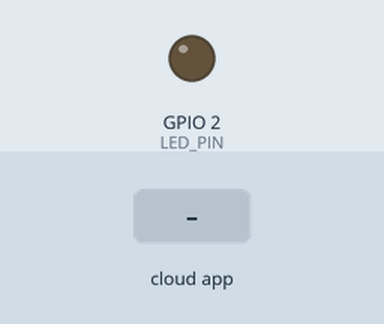
This sketch was run on a simulated ESP8266 (NodeMCU). Parts: output pins drawn as LEDs (lit = HIGH). The test bench sets the inputs (shaded band). WiFi joins after 1.5 s; servers stay silent unless stated; no MQTT or app messages arrive unless stated; what the sketch prints to the serial monitor is not drawn.

Above: at 3.3 s.
3.4 s: the phone or cloud app sets 66644662888aa7f7a2354536 to 1
At 4.3 s:
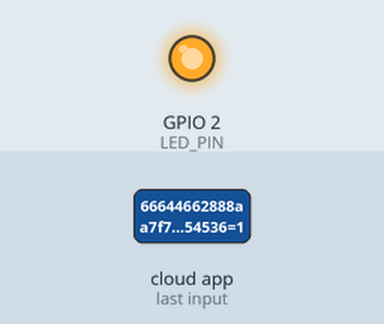
6.4 s: the phone or cloud app sets 66644662888aa7f7a2354536 to 0
At 7.1 s:
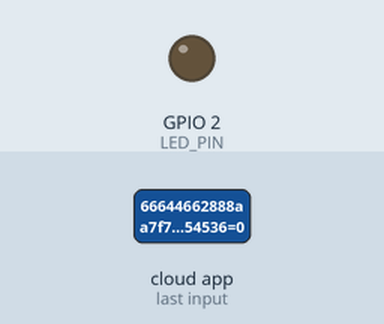
Timing chart, 0 to 9.4 s (numbered marks = the images above; inputs shaded):
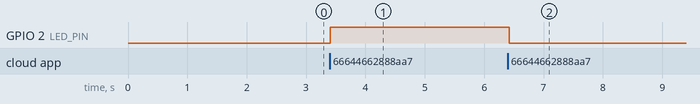

The sketch:

MQTT_PRO.ino
```cpp
#ifdef ESP8266
  #include <ESP8266WiFi.h>     /* WiFi library for ESP8266 */
#else
  #include <WiFi.h>            /* WiFi library for ESP32 */
#endif
#include <MQTT.h>
#include <Arduino.h>
#include "SinricPro.h"
#include "SinricProSwitch.h"

// WiFi credentials
#define WIFI_SSID         "moto g54 5G_3480"
#define WIFI_PASS         "9500697232"

// Sinric Pro credentials
#define APP_KEY           "0dbfaadc-2e5b-447b-b59d-4f453e288beb"
#define APP_SECRET        "50a44a49-a614-47f3-8591-949a4059ccfd-5338ffda-063b-4b5f-a2a3-0540650ce907"
#define DEVICE_ID         "66644662888aa7f7a2354536"

// MQTT credentials
const char mqttUsername[] = "yellowroarer326";
const char mqttPassword[] = "jrSOKfZYGNgdnS7a";

// Pin definitions
#define LED_PIN 2   // D2 (built-in LED for most ESP32 boards)

// MQTT client
WiFiClient net;
MQTTClient client(256); // Buffer size can be adjusted if needed

// MQTT topics
const char* ledControlTopics = "/led/control";
const char* ledStatusTopics = "/led/status";

// State tracking to avoid unnecessary updates
bool ledState = false;
bool updateFromMQTT = false;
bool updateFromSinricPro = false;

void connectWiFi() {
  Serial.print("Connecting to WiFi...");
  WiFi.begin(WIFI_SSID, WIFI_PASS);
  while (WiFi.status() != WL_CONNECTED) {
    Serial.print(".");
    delay(1000);
  }
  Serial.printf(" connected!\n[WiFi]: IP-Address is %s\n", WiFi.localIP().toString().c_str());
}

void connectMQTT() {
  Serial.print("Connecting to MQTT...");
  while (!client.connect("ESP32Client", mqttUsername, mqttPassword)) {
    Serial.print(".");
    delay(1000);
  }
  Serial.println(" Connected to MQTT!");
  client.subscribe(ledControlTopics);
}

void messageReceived(String &topic, String &payload) {
  Serial.println("Incoming: " + topic + " - " + payload);

  if (topic == ledControlTopics) {
    if (payload == "b1 - on") {
      ledState = true;
      updateFromMQTT = true;
      digitalWrite(LED_PIN, HIGH); // Turn on LED
      client.publish(ledStatusTopics, "B1 ON");
      SinricProSwitch& mySwitch = SinricPro[DEVICE_ID];
      mySwitch.sendPowerStateEvent(ledState);
    } else if (payload == "b1 - off") {
      ledState = false;
      updateFromMQTT = true;
      digitalWrite(LED_PIN, LOW); // Turn off LED
      client.publish(ledStatusTopics, "B1 OFF");
      SinricProSwitch& mySwitch = SinricPro[DEVICE_ID];
      mySwitch.sendPowerStateEvent(ledState);
    }
    updateFromMQTT = false;
  }
}

bool onPowerState(const String &deviceId, bool &state) {
  Serial.printf("Device %s turned %s\n", deviceId.c_str(), state ? "on" : "off");
  ledState = state;
  updateFromSinricPro = true;
  digitalWrite(LED_PIN, state ? HIGH : LOW); // Turn LED on or off
  client.publish(ledStatusTopics, state ? "B1 ON" : "B1 OFF");
  updateFromSinricPro = false;
  return true;
}

void setup() {
  Serial.begin(9600); // Use a higher baud rate for better debugging output

  // Connect to WiFi
  connectWiFi();

  // Initialize LED pin
  pinMode(LED_PIN, OUTPUT); // Set LED pin as output
  digitalWrite(LED_PIN, LOW); // Initialize LED to be off

  // Setup SinricPro
  Serial.println("Setting up SinricPro...");
  SinricProSwitch& mySwitch = SinricPro[DEVICE_ID];
  mySwitch.onPowerState(onPowerState);
  SinricPro.onConnected([]() {
    Serial.println("Connected to SinricPro!");
  });
  SinricPro.onDisconnected([]() {
    Serial.println("Disconnected from SinricPro!");
  });
  SinricPro.begin(APP_KEY, APP_SECRET);
  SinricPro.restoreDeviceStates(true);

  // Setup MQTT client
  Serial.println("Setting up MQTT...");
  client.begin("yellowroarer326.cloud.shiftr.io", 1883, net);
  client.onMessage(messageReceived);

  // Connect to MQTT
  connectMQTT();
}

void loop() {
  // Handle MQTT client
  client.loop();

  // Handle SinricPro
  SinricPro.handle();

  // Reconnect to WiFi if disconnected
  if (WiFi.status() != WL_CONNECTED) {
    connectWiFi();
  }

  // Reconnect to MQTT if disconnected
  if (!client.connected()) {
    connectMQTT();
  }

  // Non-blocking delay
  delay(100); // Small delay to yield to other processes
}
```

Measured:
- after the input at 3.4 s, GPIO 2 (LED_PIN): LOW → HIGH at once
- after the input at 6.4 s, GPIO 2 (LED_PIN): HIGH → LOW at once
